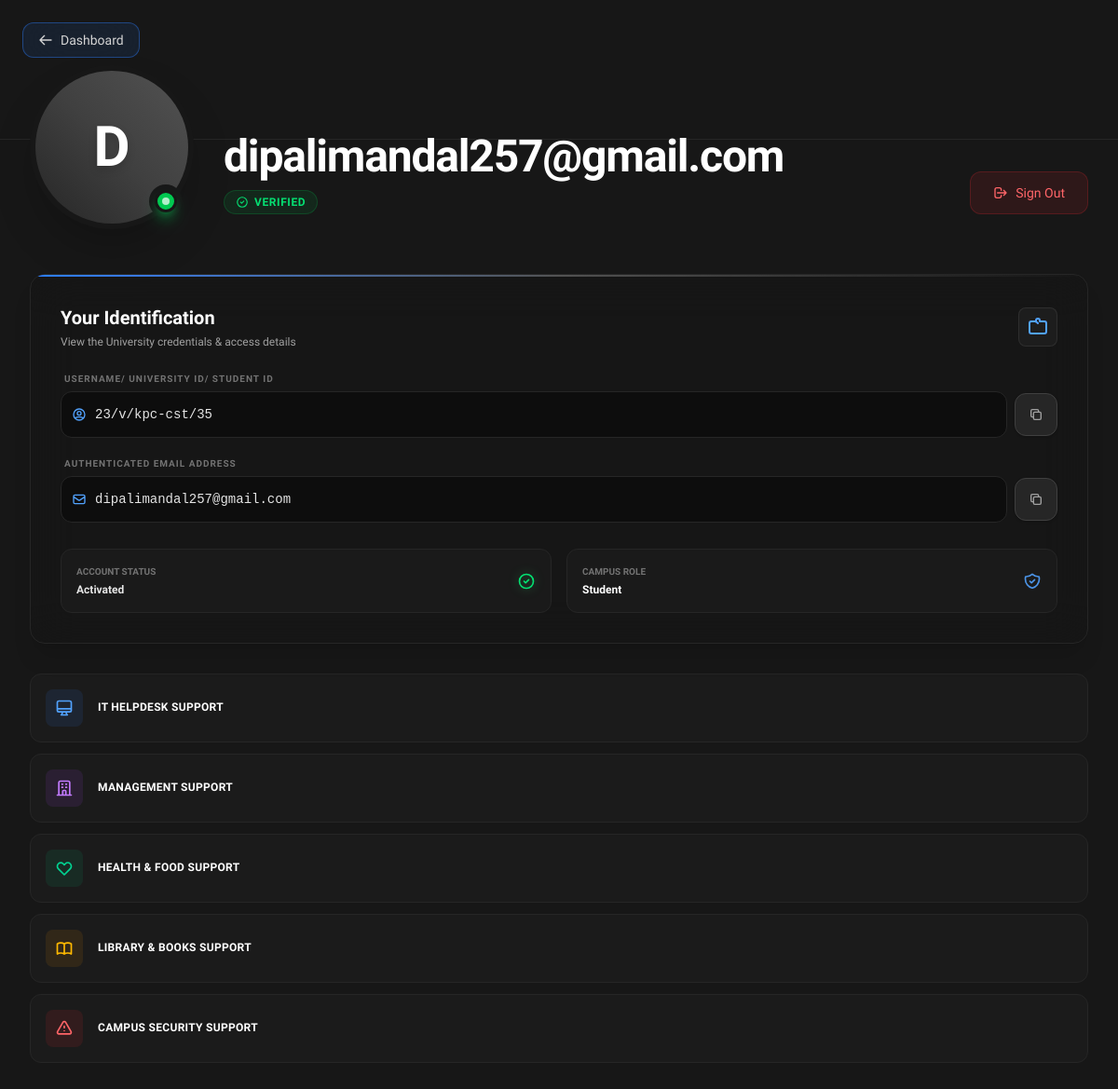
Screenshot of /pages/account.php (signed in) with the database file from the repository.
### tables this page shows
CREATE TABLE `users` (
  `id` int(11) NOT NULL,
  `username` varchar(50) NOT NULL,
  `email` varchar(100) NOT NULL,
  `age` tinyint(3) UNSIGNED NOT NULL,
  `gender` enum('male','female','prefer_not') NOT NULL,
  `password_hash` varchar(255) NOT NULL CHECK (char_length(`password_hash`) >= 60),
  `is_admin` tinyint(1) NOT NULL DEFAULT 0,
  `created_at` timestamp NOT NULL DEFAULT current_timestamp()
);

### src/pages/account.php (the view, shortened to what the rows shown need)
<?php
include './../core/connection.php';
$user_id = $_SESSION['user_id'] ?? null;
$username = 'Unknown';
$email = 'Unknown';
$stmt = $conn->prepare("SELECT username, email, is_admin FROM users WHERE id = ? LIMIT 1");
if ($stmt) {
    $stmt->bind_param("i", $user_id);
    $stmt->execute();
    $stmt->bind_result($db_username, $db_email, $db_is_admin);
    if ($stmt->fetch()) {
        $username = $db_username;
        $email = $db_email;
    }
}
$email_initial = strtoupper(substr($email, 0, 1));
?>
<!DOCTYPE html>
<html lang="en">
<head>
    <link rel="stylesheet" href="./../src/output.css">
</head>
<body class="bg-neutral-900 text-gray-200 min-h-screen flex flex-col antialiased selection:bg-blue-500/30"
    style="font-family: 'Lexend Deca', system-ui, -apple-system, BlinkMacSystemFont, sans-serif;">
    <div class="flex-1 w-full max-w-7xl mx-auto px-4 sm:px-6 lg:px-8 -mt-12 md:-mt-20 relative z-10 pb-12">
        <div class="flex flex-col md:flex-row items-center md:items-end gap-4 md:gap-8 mb-8 md:mb-12">
            <div class="relative shrink-0 group">
                <div
                    class="w-28 h-28 md:w-44 md:h-44 rounded-full bg-neutral-900 border-4 md:border-[6px] border-neutral-900 shadow-2xl flex items-center justify-center relative overflow-hidden">
                    <div
                        class="absolute inset-0 bg-gradient-to-tr from-neutral-800 via-neutral-700 to-neutral-600 group-hover:scale-110 transition-transform duration-700">
                    </div>
                    <span class="relative z-10 text-4xl md:text-6xl font-bold text-white drop-shadow-lg">
                        <?php echo $email_initial; ?>
                    </span>
                </div>
            </div>
            <div class="flex-1 w-full text-center md:text-left pb-0 md:pb-4">
                <h1 class="text-2xl md:text-5xl font-bold text-white tracking-tight mb-3 break-all md:break-normal">
                    <?php echo htmlspecialchars($email); ?>
                </h1>
                <div class="flex flex-wrap items-center justify-center md:justify-start gap-2 md:gap-3">
                    <span
                        class="inline-flex items-center gap-1.5 px-3 py-1 rounded-full border bg-green-500/10 border-green-500/20 text-green-400 text-[10px] md:text-xs font-bold uppercase tracking-wider backdrop-blur-md">
                    </span>
                </div>
            </div>
        </div>
        <div class="grid grid-cols-1 xl:grid-cols-3 gap-6 md:gap-8">
            <div class="xl:col-span-2 space-y-6">
                <div
                    class="bg-neutral-900/60 backdrop-blur-xl border border-neutral-800 rounded-2xl p-5 md:p-8 shadow-xl relative overflow-hidden h-full">
                    <div class="flex items-center justify-between mb-6">
                        <div>
                            <h2 class="text-lg md:text-xl font-bold text-white">Your Identification</h2>
                        </div>
                    </div>
                    <div class="grid grid-cols-1 gap-5">
                        <div class="group">
                            <div class="flex items-center gap-2">
                                <div class="relative flex-1 min-w-0">
                                    <div class="absolute inset-y-0 left-0 pl-3 flex items-center pointer-events-none">
                                    </div>
                                    <div
                                        class="w-full bg-black/40 border border-neutral-800 text-neutral-200 text-sm rounded-xl py-3.5 pl-9 pr-4 font-mono truncate group-hover:border-neutral-700 transition-colors">
                                        <?php echo htmlspecialchars($username); ?>
                                    </div>
                                </div>
                            </div>
                        </div>
                        <div class="group">
                            <div class="flex items-center gap-2">
                                <div class="relative flex-1 min-w-0">
                                    <div class="absolute inset-y-0 left-0 pl-3 flex items-center pointer-events-none">
                                    </div>
                                    <div
                                        class="w-full bg-black/40 border border-neutral-800 text-neutral-200 text-sm rounded-xl py-3.5 pl-9 pr-4 font-mono truncate group-hover:border-neutral-700 transition-colors">
                                        <?php echo htmlspecialchars($email); ?>
                                    </div>
                                </div>
                            </div>
                        </div>
                    </div>
                </div>
            </div>
        </div>
    </div>
</body>
</html>

### rows the page displays
users: email "D", email "dipalimandal257@gmail.com", username "23/v/kpc-cst/35"
